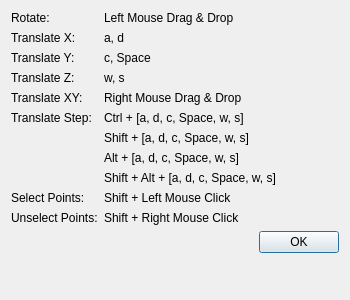
<?xml version="1.0" encoding="UTF-8"?>
<ui version="4.0">
 <class>ShortcutsDialog</class>
 <widget class="QDialog" name="ShortcutsDialog">
  <property name="geometry">
   <rect>
    <x>0</x>
    <y>0</y>
    <width>350</width>
    <height>300</height>
   </rect>
  </property>
  <property name="windowTitle">
   <string>Shortcuts</string>
  </property>
  <layout class="QFormLayout" name="formLayout">
   <item row="0" column="0">
    <widget class="QLabel" name="labelRotate">
     <property name="text">
      <string>Rotate:</string>
     </property>
    </widget>
   </item>
   <item row="0" column="1">
    <widget class="QLabel" name="labelAsgmtRotate">
     <property name="text">
      <string>Left Mouse Drag &amp; Drop</string>
     </property>
    </widget>
   </item>
   <item row="1" column="0">
    <widget class="QLabel" name="labelTranslateX">
     <property name="text">
      <string>Translate X:</string>
     </property>
    </widget>
   </item>
   <item row="1" column="1">
    <widget class="QLabel" name="labelAsgmtTranslateX">
     <property name="text">
      <string>a, d</string>
     </property>
    </widget>
   </item>
   <item row="2" column="0">
    <widget class="QLabel" name="labelTranslateY">
     <property name="text">
      <string>Translate Y:</string>
     </property>
    </widget>
   </item>
   <item row="2" column="1">
    <widget class="QLabel" name="labelAsgmntTranslateY">
     <property name="text">
      <string>c, Space</string>
     </property>
    </widget>
   </item>
   <item row="3" column="0">
    <widget class="QLabel" name="labelTranslateZ">
     <property name="text">
      <string>Translate Z:</string>
     </property>
    </widget>
   </item>
   <item row="3" column="1">
    <widget class="QLabel" name="labelAsgmntTranslateZ">
     <property name="text">
      <string>w, s</string>
     </property>
    </widget>
   </item>
   <item row="4" column="0">
    <widget class="QLabel" name="labelTranslateXY">
     <property name="text">
      <string>Translate XY:</string>
     </property>
    </widget>
   </item>
   <item row="4" column="1">
    <widget class="QLabel" name="labelAsgmntTranslateXY">
     <property name="text">
      <string>Right Mouse Drag &amp; Drop</string>
     </property>
    </widget>
   </item>
   <item row="5" column="0">
    <widget class="QLabel" name="labelTranslateStep">
     <property name="text">
      <string>Translate Step:</string>
     </property>
    </widget>
   </item>
   <item row="5" column="1">
    <widget class="QLabel" name="labelAsgmntTranslateStep1">
     <property name="text">
      <string>Ctrl + [a, d, c, Space, w, s]</string>
     </property>
    </widget>
   </item>
   <item row="6" column="1">
    <widget class="QLabel" name="labelAsgmntTranslateStep2">
     <property name="text">
      <string>Shift + [a, d, c, Space, w, s]</string>
     </property>
    </widget>
   </item>
   <item row="7" column="1">
    <widget class="QLabel" name="labelAsgmntTranslateStep3">
     <property name="text">
      <string>Alt + [a, d, c, Space, w, s]</string>
     </property>
    </widget>
   </item>
   <item row="8" column="1">
    <widget class="QLabel" name="labelAsgmntTranslateStep4">
     <property name="text">
      <string>Shift + Alt + [a, d, c, Space, w, s]</string>
     </property>
    </widget>
   </item>
   <item row="9" column="0">
    <widget class="QLabel" name="labelSelectPoints">
     <property name="text">
      <string>Select Points:</string>
     </property>
    </widget>
   </item>
   <item row="9" column="1">
    <widget class="QLabel" name="labelAsgmntSelectPoints">
     <property name="text">
      <string>Shift + Left Mouse Click</string>
     </property>
    </widget>
   </item>
   <item row="10" column="0">
    <widget class="QLabel" name="labelUnselectPoints">
     <property name="text">
      <string>Unselect Points:</string>
     </property>
    </widget>
   </item>
   <item row="10" column="1">
    <widget class="QLabel" name="labelAsgmntUnselectPoints">
     <property name="text">
      <string>Shift + Right Mouse Click</string>
     </property>
    </widget>
   </item>
   <item row="11" column="1">
    <widget class="QDialogButtonBox" name="buttonBox">
     <property name="standardButtons">
      <set>QDialogButtonBox::Ok</set>
     </property>
    </widget>
   </item>
  </layout>
 </widget>
 <resources/>
 <connections>
  <connection>
   <sender>buttonBox</sender>
   <signal>accepted()</signal>
   <receiver>ShortcutsDialog</receiver>
   <slot>accept()</slot>
   <hints>
    <hint type="sourcelabel">
     <x>218</x>
     <y>305</y>
    </hint>
    <hint type="destinationlabel">
     <x>165</x>
     <y>162</y>
    </hint>
   </hints>
  </connection>
 </connections>
</ui>
